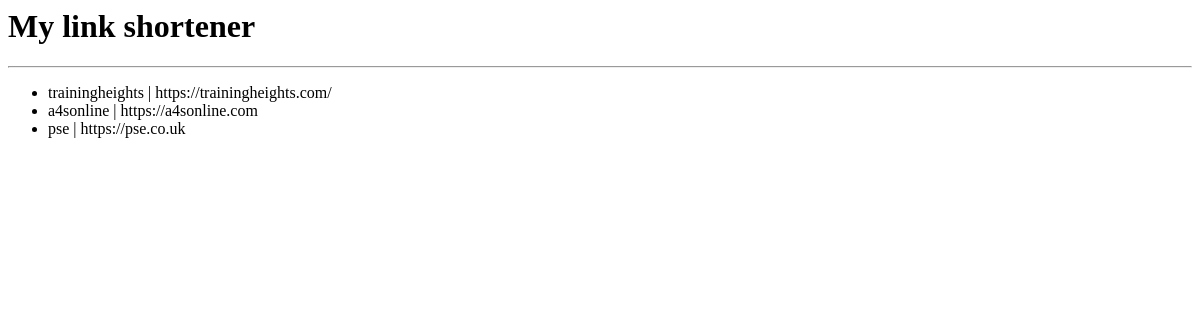
Before: / with the older database file.
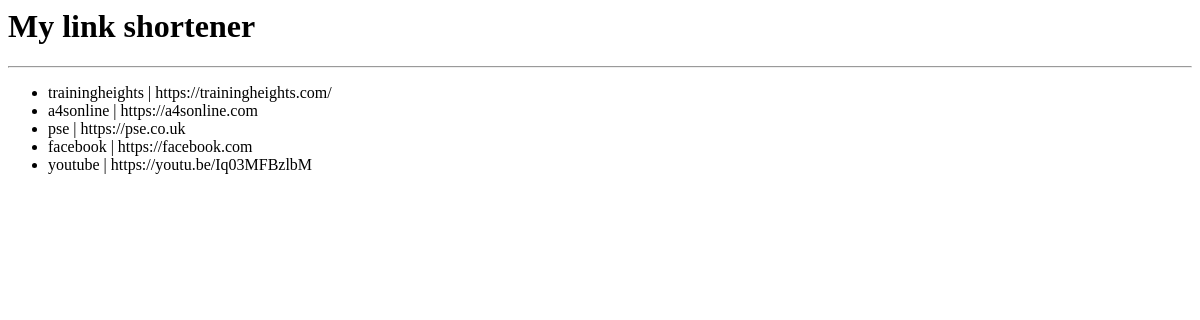
After: the same page with the newer database file.
### links/models.py (models this page shows, shortened)
class Link(models.Model):
    name = models.CharField(max_length=50, unique=True)
    url = models.URLField(max_length=200)
    slug = models.SlugField(unique=True, blank=True)
    clicks = models.PositiveIntegerField(default=0)

### links/views.py (the view)
# urls.py: path('', index),
def index(request):
    links = Link.objects.all()
    context = {
        "links": links
    }
    return render(request, 'links/index.html', context)

### links/templates/links/index.html
<html>
    <h1>
        My link shortener
    </h1>
    <hr>
    <ul>
        {% for link in links %}
        <li>
            {{link.name}} | {{link.url}}
        </li>
        {%endfor%}
    </ul>
    </html>

Changed rows visible on the page:
added Link: name "facebook", url "https://facebook.com"
added Link: name "youtube", url "https://youtu.be/Iq03MFBzlbM"
